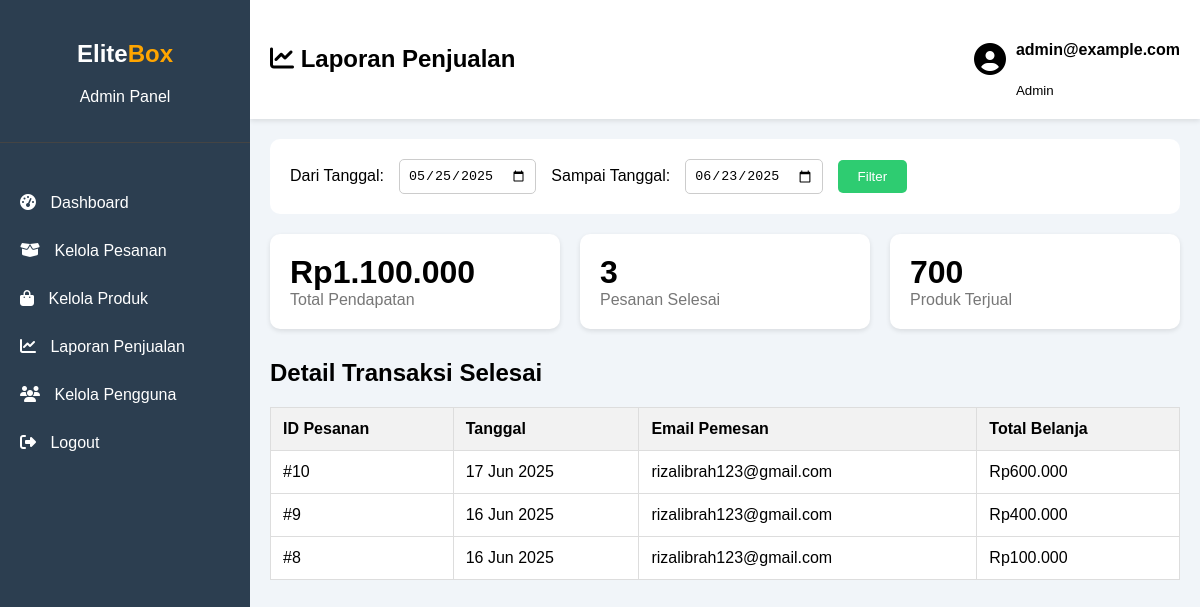
Page /admin/admin_laporan.php (signed in) on the committed database.
### tables this page shows
CREATE TABLE `orders` (
  `id` int(11) NOT NULL,
  `user_id` int(11) DEFAULT NULL,
  `cart_id` int(11) DEFAULT NULL,
  `status` enum('pending','diproses','dikirim','selesai','dibatalkan') DEFAULT 'pending',
  `created_at` timestamp NOT NULL DEFAULT current_timestamp(),
  `rating_penjualan` int(1) DEFAULT NULL,
  `rating_pengiriman` int(1) DEFAULT NULL,
  `komentar_rating` text DEFAULT NULL
);

CREATE TABLE `users` (
  `id` int(11) NOT NULL,
  `email` varchar(100) NOT NULL,
  `password` varchar(255) NOT NULL,
  `role` enum('admin','user') NOT NULL
);

### admin/admin_laporan.php (the view, shortened to what this page needs)
<?php
include 'admin_header.php';
$end_date = $_GET['end_date'] ?? date('Y-m-d');
$start_date = $_GET['start_date'] ?? date('Y-m-d', strtotime('-29 days', strtotime($end_date)));
$date_clause = "AND o.created_at BETWEEN ? AND ?";
$summary_sql = "SELECT
                    SUM(oi.quantity * oi.price) AS total_revenue,
                    COUNT(DISTINCT o.id) AS total_orders,
                    SUM(oi.quantity) AS total_products_sold
                FROM orders o
                JOIN order_items oi ON o.id = oi.order_id
                WHERE o.status = 'selesai' $date_clause";
$stmt_summary = $conn->prepare($summary_sql);
$start_datetime = $start_date . ' 00:00:00';
$end_datetime = $end_date . ' 23:59:59';
$stmt_summary->bind_param("ss", $start_datetime, $end_datetime);
$stmt_summary->execute();
$summary = $stmt_summary->get_result()->fetch_assoc();
$orders_sql = "SELECT o.id, o.created_at, u.email, SUM(oi.quantity * oi.price) as total_belanja
               FROM orders o
               JOIN users u ON o.user_id = u.id
               JOIN order_items oi ON o.id = oi.order_id
               WHERE o.status = 'selesai' $date_clause
               GROUP BY o.id
               ORDER BY o.created_at DESC";
$stmt_orders = $conn->prepare($orders_sql);
$stmt_orders->bind_param("ss", $start_datetime, $end_datetime);
$stmt_orders->execute();
$orders = $stmt_orders->get_result();
?>
<div class="filter-form">
    <form action="admin_laporan.php" method="GET" style="display: flex; gap: 15px; align-items: center;">
        <label for="start_date">Dari Tanggal:</label>
        <input type="date" id="start_date" name="start_date" value="<?php echo $start_date; ?>">
        <label for="end_date">Sampai Tanggal:</label>
        <input type="date" id="end_date" name="end_date" value="<?php echo $end_date; ?>">
        <button type="submit" class="btn btn-update">Filter</button>
    </form>
</div>
<div class="cards">
    <div class="card">
        <h3>Rp<?php echo number_format($summary['total_revenue'] ?? 0, 0, ',', '.'); ?></h3>
        <p>Total Pendapatan</p>
    </div>
    <div class="card">
        <h3><?php echo $summary['total_orders'] ?? 0; ?></h3>
        <p>Pesanan Selesai</p>
    </div>
    <div class="card">
        <h3><?php echo $summary['total_products_sold'] ?? 0; ?></h3>
        <p>Produk Terjual</p>
    </div>
</div>
<h2 style="margin-top: 30px; text-align: left;">Detail Transaksi Selesai</h2>
<table>
    <thead>
        <tr>
            <th>ID Pesanan</th>
            <th>Tanggal</th>
            <th>Email Pemesan</th>
            <th>Total Belanja</th>
        </tr>
    </thead>
    <tbody>
        <?php if($orders->num_rows > 0): ?>
            <?php while($order = $orders->fetch_assoc()): ?>
            <tr>
                <td>#<?php echo $order['id']; ?></td>
                <td><?php echo date('d M Y', strtotime($order['created_at'])); ?></td>
                <td><?php echo htmlspecialchars($order['email']); ?></td>
                <td>Rp<?php echo number_format($order['total_belanja'], 0, ',', '.'); ?></td>
            </tr>
            <?php endwhile; ?>
        <?php else: ?>
            <tr><td colspan="4" style="text-align: center;">Tidak ada data penjualan pada rentang tanggal ini.</td></tr>
        <?php endif; ?>
    </tbody>
</table>
<?php include 'admin_footer.php'; ?>

### admin/admin_style.css (style rules this page uses)
:root { --primary-color: orange; }
body { margin: 0; font-family: 'Poppins', sans-serif; background-color: #f1f5f9; }
table { width: 100%; border-collapse: collapse; margin-top: 20px; }
th, td { padding: 12px; border: 1px solid #ddd; text-align: left; }
th { background-color: #f2f2f2; }
.btn { padding: 8px 15px; border-radius: 5px; text-decoration: none; color: white; }
.btn-update { background: #2ecc71; border: none; cursor: pointer; }

### admin/admin_laporan.php (style rules this page uses)
.cards { display: grid; grid-template-columns: repeat(3, 1fr); gap: 20px; }
.card { background: white; padding: 20px; border-radius: 10px; box-shadow: 0 2px 5px rgba(0,0,0,0.1); }
.card h3 { font-size: 2rem; margin: 0; }
.card p { margin: 0; color: #777; }
.filter-form { background: white; padding: 20px; border-radius: 10px; margin-bottom: 20px; display: flex; gap: 15px; align-items: center; }
.filter-form input[type="date"] { padding: 8px; border: 1px solid #ccc; border-radius: 5px; }
.filter-form button { padding: 9px 20px; }
table { width: 100%; border-collapse: collapse; margin-top: 20px; background: white; }
th, td { padding: 12px; border: 1px solid #ddd; text-align: left; }
th { background-color: #f2f2f2; }

### rows in the picture
orders: id "10", created_at "17 Jun 2025", user.email "rizalibrah123@gmail.com", total_belanja "600.000"
orders: id "9", created_at "16 Jun 2025", user.email "rizalibrah123@gmail.com", total_belanja "400.000"
orders: id "8", created_at "16 Jun 2025", user.email "rizalibrah123@gmail.com", total_belanja "100.000"

### other values in the picture
$_SESSION['email'] "admin@example.com"
$summary['total_revenue'] "1.100.000"
$summary['total_orders'] "3"
$summary['total_products_sold'] "700"
